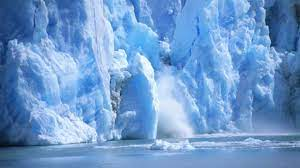
//> input picture Part2/IMGS/Glacier/Glacier-Valid (1).jpeg, 300 x 168 px
$ ./Principal   (built with g++ and OpenCV 4)
//> lines starting //> are read from the running program, lines starting //| are printed output that depends on the picture
#include <cstring>
#include <vector>
#include <cmath>
#include <iostream>
#include <fstream>
#include <sstream>

#include <opencv2/core.hpp>

// procesamiento y manipulacion de imagenes
#include <opencv2/imgproc.hpp>

// ventana y GUI
#include <opencv2/highgui.hpp>

// codecs y diferentes formatos de imagenes
#include <opencv2/imgcodecs.hpp>

// lectura de video
#include <opencv2/video.hpp>

// escritura de video
#include <opencv2/videoio.hpp>

// espacio de nombres de OpenCV
#include <experimental/filesystem>
using namespace cv;
using namespace std;
namespace fs = std::experimental::filesystem;

Mat img;
Mat gray;
Mat imgLab;

#define compab_mask_inc(ptr, shift)                                          \
    {                                                                        \
        value |= ((unsigned int)(cntr - *ptr) & 0x80000000) >> (31 - shift); \
        ptr++;                                                               \
    }

int *lbp(const int *data, int rows, int columns)
{
    const int
        *pos0 = data,
        *pos1 = pos0 + 1,
        *pos2 = pos1 + 1,
        *pos3 = pos2 + columns,
        *pos4 = pos3 + columns,
        *pos5 = pos4 - 1,
        *pos6 = pos5 - 1,
        *pos7 = pos6 - columns,
        *center = pos7 + 1;

    int cntr;
    unsigned int value;
    int *result = (int *)malloc(256 * sizeof(int));

    memset(result, 0, 256 * sizeof(int));

    for (int r = 0; r < rows - 2; r++)
    {
        for (int c = 0; c < columns - 2; c++)
        {
            value = 0;
            cntr = *center - 1;
            compab_mask_inc(pos0, 0);
            compab_mask_inc(pos1, 1);
            compab_mask_inc(pos2, 2);
            compab_mask_inc(pos3, 3);
            compab_mask_inc(pos4, 4);
            compab_mask_inc(pos5, 5);
            compab_mask_inc(pos6, 6);
            compab_mask_inc(pos7, 7);
            center++;
            result[value]++;
        }

        pos0 += 2;
        pos1 += 2;
        pos2 += 2;
        pos3 += 2;
        pos4 += 2;
        pos5 += 2;
        pos6 += 2;
        pos7 += 2;
        center += 2;
    }
    return result;
}

vector<int> histogramLBP(Mat img)
{
    cvtColor(img, gray, COLOR_BGR2GRAY);

    int rows = img.rows;
    int cols = img.cols;

    int *pixeles = (int *)malloc(rows * cols * sizeof(int));
    int k = 0;
    for (int i = 0; i < img.rows; i++)
    {
        for (int j = 0; j < img.cols; j++)
        {
            *(pixeles + k) = (int)img.at<uchar>(i, j);
            k++;
        }
    }

    vector<int> histo;
    int *histoP = lbp(pixeles, rows, cols);
    for (int i = 0; i < 256; i++)
        histo.push_back(histoP[i]);

    free(pixeles);

    return histo;
}

void convertirColor()
{
    cv::cvtColor(imgLab, imgLab, COLOR_BGR2Lab);
}

int main()
{
    String path = "IMGS";
    String salida;

    ofstream contenido2("./histograma.csv", ios::out);
    for (int i = 0; i < 256; i++)
    {
        contenido2 << to_string(i) << ",";
    }
    contenido2 << "salida" << endl;
    contenido2.close();

    for(const fs::directory_entry& dir_entry : fs::directory_iterator(path)){
        salida = dir_entry.path().string().substr(5,dir_entry.path().string().length()-1);

        for(const fs::directory_entry& dir_entry : fs::recursive_directory_iterator(dir_entry.path().string())){
            // cout << dir_entry.path().string() << endl;

            img = imread(dir_entry.path().string(), IMREAD_COLOR);
//> img is the input picture: 168 rows x 300 cols, CV_8UC3; mean B, G, R 202.9, 152.7, 109.5
            namedWindow("cieLab", WINDOW_AUTOSIZE);
            imgLab = img.clone();
            convertirColor();
//> in convertirColor, `cv::cvtColor(imgLab, imgLab, COLOR_BGR2Lab);`: imgLab: 168 rows x 300 cols, CV_8UC3; mean of channels 0, 1, 2 157.3, 127.8, 97.6
            imshow("cieLab", imgLab);
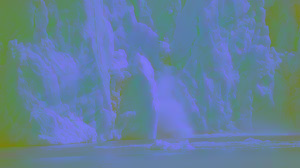
//> window 'cieLab': 168 rows x 300 cols, CV_8UC3; mean B, G, R 157.3, 127.8, 97.6
            waitKey(0);
            destroyAllWindows();
            cout << "\n" << img.size() << endl;
//| [300 x 168]
            vector<int> histogram = histogramLBP(img);
//> in histogramLBP, `cvtColor(img, gray, COLOR_BGR2GRAY);`:
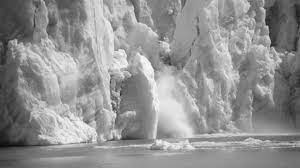
//> gray: 168 rows x 300 cols, CV_8UC1; min 10, max 254, mean 145.5
//> the loop in histogramLBP, `for (int i = 0; i < img.rows; i++)` made 168 passes
//> k on passes 1 to 3: 300, 600, 900
//> after the loop in histogramLBP, `for (int i = 0; i < img.rows; i++)`: k = 50400
//> the loop in lbp, `for (int r = 0; r < rows - 2; r++)` made 166 passes
//> (value, cntr) on passes 1 to 3: (195, 223), (195, 216), (227, 214)
//> after the loop in lbp, `for (int r = 0; r < rows - 2; r++)`: value = 227; cntr = 142
//> after the loop in histogramLBP, `for (int i = 0; i < 256; i++)`: histo = 256 values, max 5604 at index 195, min 0 at index 1, mean 193.2
//> histogram has the same summary as histo in histogramLBP

            ifstream contenido("./histograma.csv", ios::in);
            String linea;
            String con = "";
            while (getline(contenido, linea))
            {
                con = con + linea + "\n";
                // cout << con ;
            }
            // cout << salida << endl;

            ofstream contenido2("./histograma.csv", ios::out);
            contenido2 << con;
            int c = 0;
            for (int i = 0; i < histogram.size(); i++)
            {
                contenido2 << histogram[i] << ",";
                c++;
                // cout << i << "---," << histogram[i]<<"||||";
            }
//> after the loop, c = 256
            contenido2 << salida << endl;
            contenido2.close();
        }
    }
//> pass 2 of the loop `for(const fs::directory_entry& dir_entry : fs::directory_iterator(path))`:
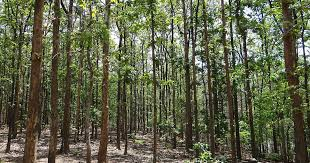
//> input picture Part2/IMGS/Forest/Forest-Train (1).jpeg, 310 x 163 px
//> img is the input picture: 163 rows x 310 cols, CV_8UC3; mean B, G, R 71.9, 97.4, 94.3
//> imgLab: 163 rows x 310 cols, CV_8UC3; mean of channels 0, 1, 2 100.9, 122.4, 142.1
//> `imshow("cieLab", imgLab);`:
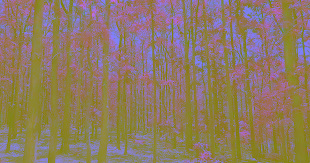
//> window 'cieLab': 163 rows x 310 cols, CV_8UC3; mean B, G, R 100.9, 122.4, 142.1
//| [310 x 163]
//> in histogramLBP (call 2), `cvtColor(img, gray, COLOR_BGR2GRAY);`:
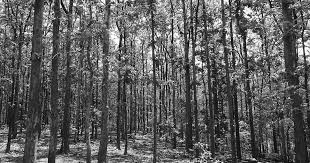
//> gray: 163 rows x 310 cols, CV_8UC1; min 0, max 255, mean 93.6
//> the loop in histogramLBP (call 2), `for (int i = 0; i < img.rows; i++)` made 163 passes
//> k on passes 1 to 3: 310, 620, 930
//> after the loop in histogramLBP (call 2), `for (int i = 0; i < img.rows; i++)`: k = 50530
//> the loop in lbp (call 2), `for (int r = 0; r < rows - 2; r++)` made 161 passes
//> (value, cntr) on passes 1 to 3: (131, 242), (255, 89), (240, 241)
//> after the loop in histogramLBP (call 2), `for (int i = 0; i < 256; i++)`: histo = 256 values, max 4818 at index 255, min 0 at index 5, mean 193.7
//> histogram has the same summary as histo in histogramLBP
//> after the loop `for (int i = 0; i < histogram.size(); i++)`: c = 256

    // [5 lines of commented-out code are left out]


    return 0;
}
